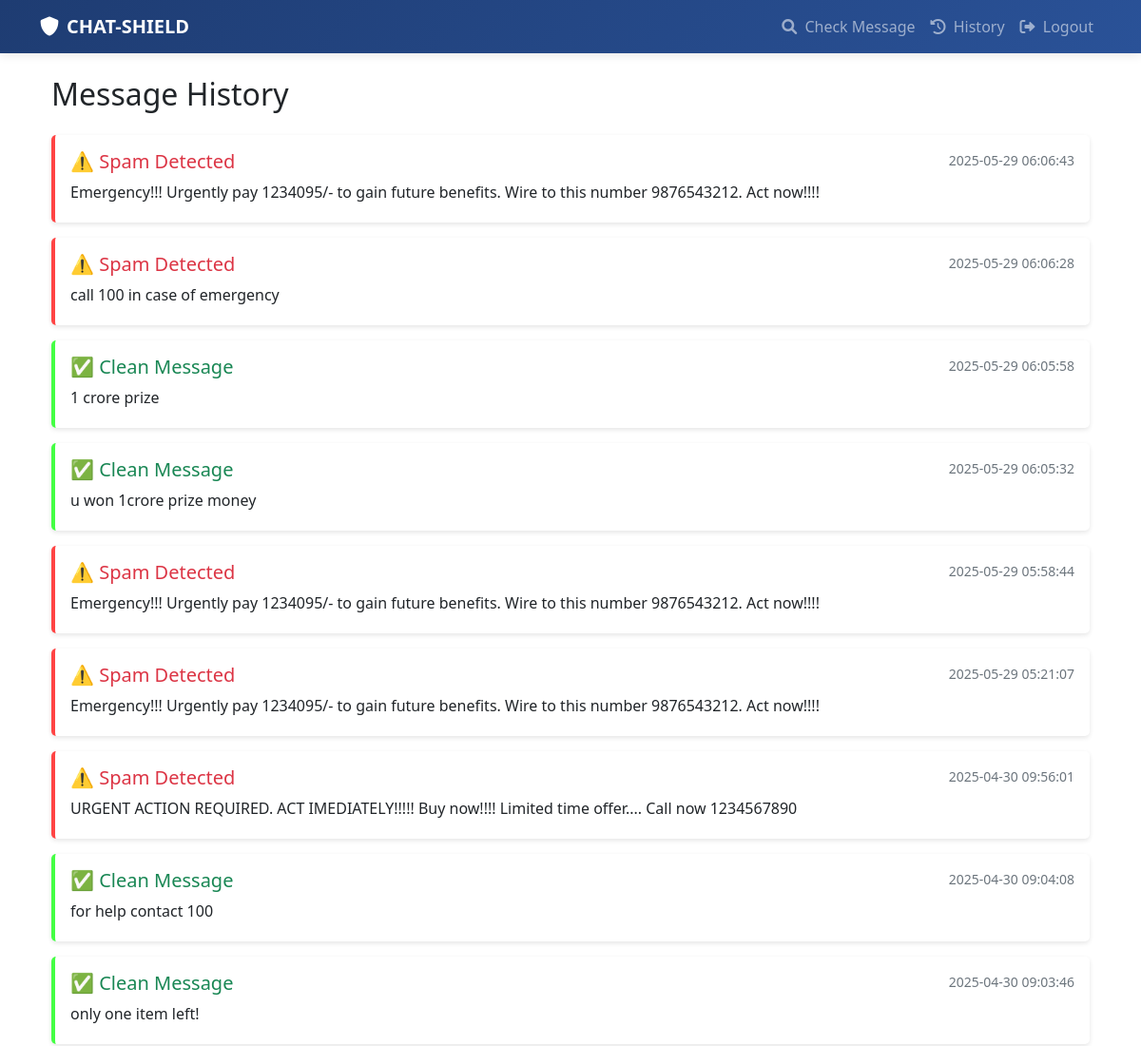
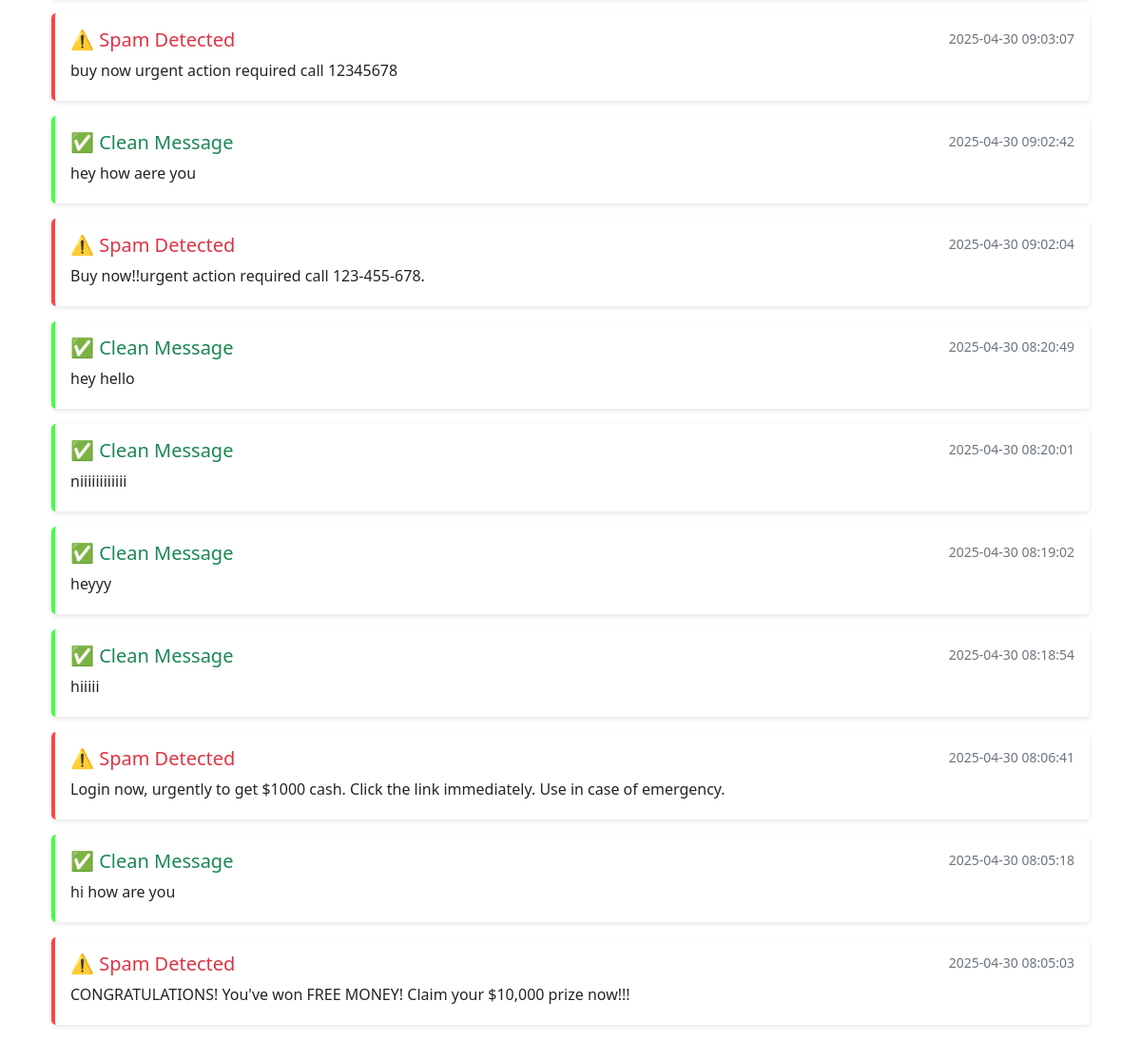
The app's page /history (signed in) with its own data (2 pictures, top to bottom).
### app.py (models this page shows)
class Message(db.Model):
    id = db.Column(db.Integer, primary_key=True)
    content = db.Column(db.Text, nullable=False)
    is_spam = db.Column(db.Boolean, default=False)
    spam_score = db.Column(db.Float)
    checked_at = db.Column(db.DateTime, default=datetime.utcnow)
    user_id = db.Column(db.Integer, db.ForeignKey('user.id'), nullable=False)
    analysis_details = db.Column(db.JSON)

### app.py (the view)
@app.route('/history')
@login_required
def history():
    messages = Message.query.filter_by(user_id=current_user.id).order_by(Message.checked_at.desc()).all()
    return render_template('history.html', messages=messages)

### app.py (called while the page is built)
@login_manager.user_loader
def load_user(user_id):
    return User.query.get(int(user_id))

### templates/history.html
{% extends "base.html" %}
{% block content %}
<div class="container">
    <h2 class="mb-4">Message History</h2>
    {% if messages %}
        {% for message in messages %}
            <div class="history-item {% if message.is_spam %}spam{% else %}clean{% endif %}">
                <div class="d-flex justify-content-between align-items-start">
                    <div>
                        <h5>
                            {% if message.is_spam %}
                                <span class="text-danger">⚠️ Spam Detected</span>
                            {% else %}
                                <span class="text-success">✅ Clean Message</span>
                            {% endif %}
                        </h5>
                        <p class="mb-1">{{ message.content }}</p>
                    </div>
                    <small class="text-muted">{{ message.checked_at.strftime('%Y-%m-%d %H:%M:%S') }}</small>
                </div>
            </div>
        {% endfor %}
    {% else %}
        <p class="text-center">No messages in history.</p>
    {% endif %}
</div>
{% endblock %}

### templates/base.html (shortened to what this page needs)
<!DOCTYPE html>
<html lang="en">
<head>
    <link rel="stylesheet" href="{{ url_for('static', filename='css/style.css') }}">
    <link href="https://cdn.jsdelivr.net/npm/bootstrap@5.1.3/dist/css/bootstrap.min.css" rel="stylesheet">
    <link href="https://cdnjs.cloudflare.com/ajax/libs/font-awesome/6.0.0/css/all.min.css" rel="stylesheet">
</head>
<body>
    <nav class="navbar navbar-expand-lg navbar-dark" style="background: linear-gradient(135deg, #1e3c72 0%, #2a5298 100%); box-shadow: 0 2px 10px rgba(0,0,0,0.1);">
        <div class="container">
            <a class="navbar-brand d-flex align-items-center" href="{{ url_for('index') }}">
                <i class="fas fa-shield-alt me-2"></i>
                <span style="font-weight: 600;">CHAT-SHIELD</span>
            </a>
            <div class="collapse navbar-collapse" id="navbarNav">
                <ul class="navbar-nav ms-auto">
                    {% if current_user.is_authenticated %}
                        <li class="nav-item">
                            <a class="nav-link" href="{{ url_for('check_spam') }}">
                                <i class="fas fa-search me-1"></i> Check Message
                            </a>
                        </li>
                        <li class="nav-item">
                            <a class="nav-link" href="{{ url_for('history') }}">
                                <i class="fas fa-history me-1"></i> History
                            </a>
                        </li>
                        <li class="nav-item">
                            <a class="nav-link" href="{{ url_for('logout') }}">
                                <i class="fas fa-sign-out-alt me-1"></i> Logout
                            </a>
                        </li>
                    {% endif %}
                </ul>
            </div>
        </div>
    </nav>
    <div class="container mt-4">
        {% block content %}{% endblock %}
    </div>
</body>
</html>

### static/css/style.css (style rules this page uses)
body { background-color: #f8f9fa; }
.history-item { padding: 1rem; margin-bottom: 1rem; border-radius: 5px; background-color: white; box-shadow: 0 2px 5px rgba(0,0,0,0.1); }
.history-item.spam { border-left: 4px solid #ff4444; }
.history-item.clean { border-left: 4px solid #44ff44; }

### records on screen
Message: is_spam "⚠️ Spam Detected", content "Emergency!!! Urgently pay 1234095/- to gain future benefits. Wire to this number 9876543212. Act now!!!!", checked_at "2025-05-29 06:06:43"
Message: is_spam "⚠️ Spam Detected", content "call 100 in case of emergency", checked_at "2025-05-29 06:06:28"
Message: is_spam "✅ Clean Message", content "1 crore prize", checked_at "2025-05-29 06:05:58"
Message: is_spam "✅ Clean Message", content "u won 1crore prize money", checked_at "2025-05-29 06:05:32"
Message: is_spam "⚠️ Spam Detected", content "Emergency!!! Urgently pay 1234095/- to gain future benefits. Wire to this number 9876543212. Act now!!!!", checked_at "2025-05-29 05:58:44"
Message: is_spam "⚠️ Spam Detected", content "Emergency!!! Urgently pay 1234095/- to gain future benefits. Wire to this number 9876543212. Act now!!!!", checked_at "2025-05-29 05:21:07"
Message: is_spam "⚠️ Spam Detected", content "URGENT ACTION REQUIRED. ACT IMEDIATELY!!!!! Buy now!!!! Limited time offer.... Call now 1234567890", checked_at "2025-04-30 09:56:01"
Message: is_spam "✅ Clean Message", content "for help contact 100", checked_at "2025-04-30 09:04:08"
Message: is_spam "✅ Clean Message", content "only one item left!", checked_at "2025-04-30 09:03:46"
Message: is_spam "⚠️ Spam Detected", content "buy now urgent action required call 12345678", checked_at "2025-04-30 09:03:07"
Message: is_spam "✅ Clean Message", content "hey how aere you", checked_at "2025-04-30 09:02:42"
Message: is_spam "⚠️ Spam Detected", content "Buy now!!urgent action required call 123-455-678.", checked_at "2025-04-30 09:02:04"
Message: is_spam "✅ Clean Message", content "hey hello", checked_at "2025-04-30 08:20:49"
Message: is_spam "✅ Clean Message", content "niiiiiiiiiiii", checked_at "2025-04-30 08:20:01"
Message: is_spam "✅ Clean Message", content "heyyy", checked_at "2025-04-30 08:19:02"
Message: is_spam "✅ Clean Message", content "hiiiii", checked_at "2025-04-30 08:18:54"
Message: is_spam "⚠️ Spam Detected", content "Login now, urgently to get $1000 cash. Click the link immediately. Use in case of emergency.", checked_at "2025-04-30 08:06:41"
Message: is_spam "✅ Clean Message", content "hi how are you", checked_at "2025-04-30 08:05:18"
Message: is_spam "⚠️ Spam Detected", content "CONGRATULATIONS! You've won FREE MONEY! Claim your $10,000 prize now!!!", checked_at "2025-04-30 08:05:03"
